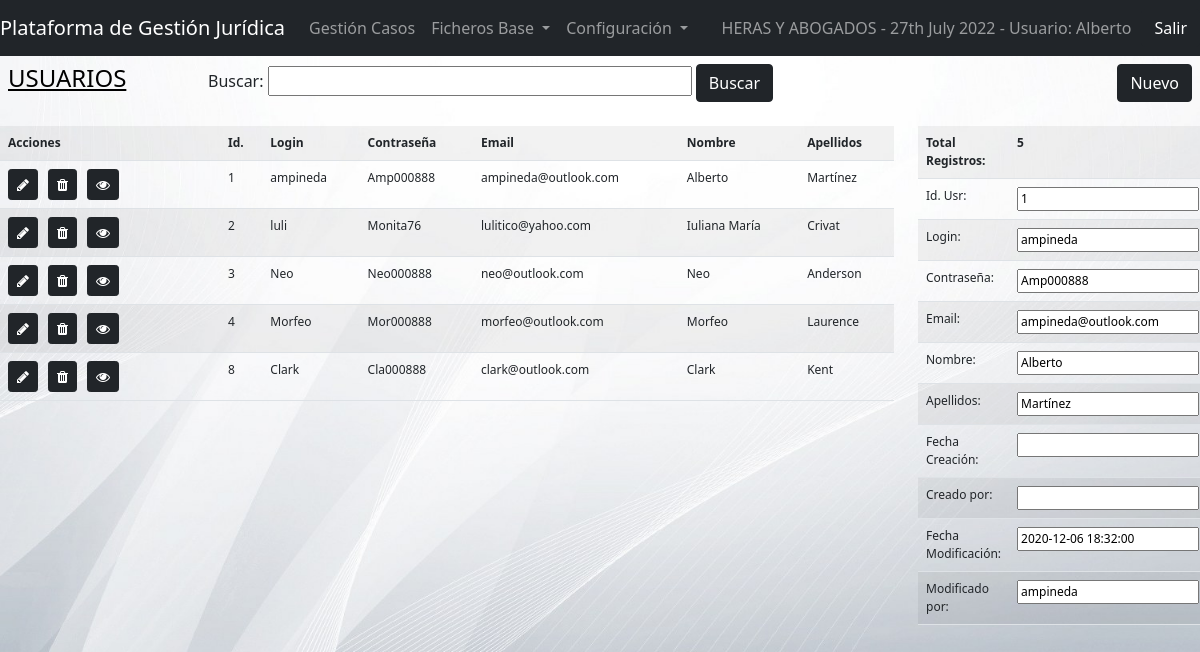
The page /view/users.php?iduser=1 (signed in) on the database as committed earlier.
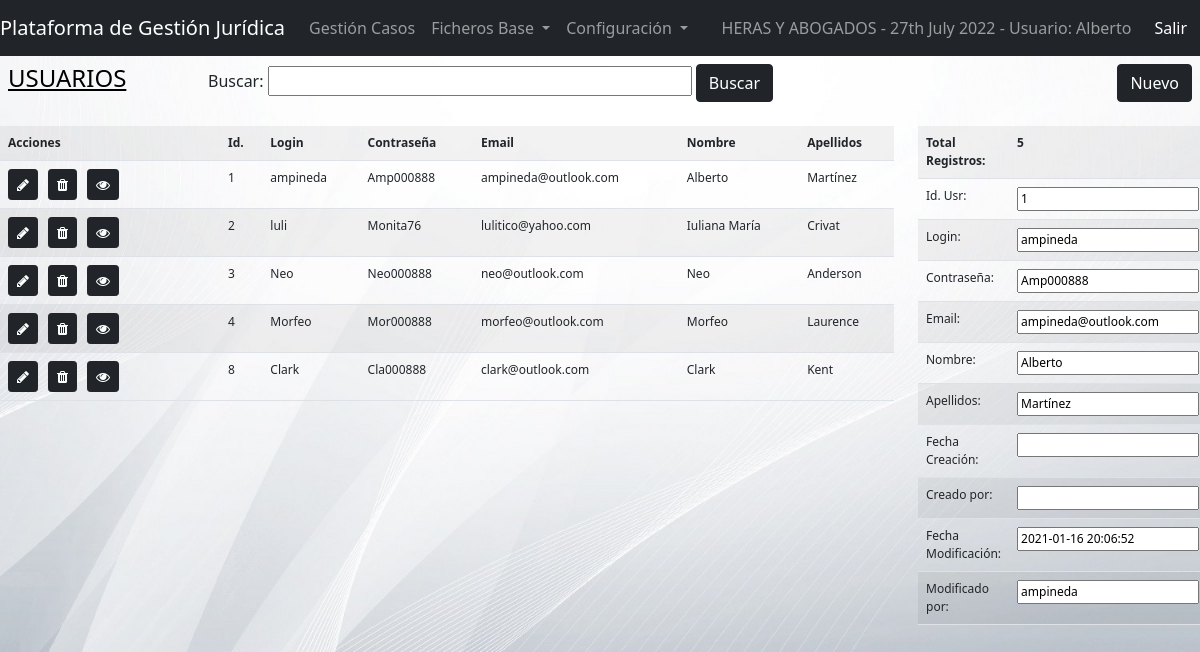
The same page on the database as committed later.
### tables this page shows
CREATE TABLE IF NOT EXISTS `users` (
  `USRId` int(11) NOT NULL AUTO_INCREMENT,
  `USRLogin` varchar(50) NOT NULL,
  `USRPsw` varchar(50) NOT NULL,
  `USREmail` varchar(100) NOT NULL,
  `USRName` varchar(50) NOT NULL,
  `USRLastName` varchar(75) NOT NULL,
  `USRDateInsert` datetime DEFAULT NULL,
  `USRInsertBy` varchar(50) DEFAULT NULL,
  `USRDateUpdate` datetime DEFAULT NULL,
  `USRUpdateBy` varchar(50) DEFAULT NULL,
  PRIMARY KEY (`USRId`)
);

### model/dbcrud.php (called while the page is built, shortened)
<?php
    class dbcrud {
        public function sql ($sql){
            $dbConn = new dbconn();
            $dbConn->connect();
            $conn = $dbConn->getConn();
            $result = $conn->query($sql);
            return $result;
        }
    }
?>

### controller/cntUser.php (the view, shortened to what this page needs)
<?php
    include_once '../model/dbcrud.php';
    function selectUsers(){
        $usrCrud = new dbcrud();
        if (isset ($_SESSION['usrfilter'])) {
            $filter = $_SESSION['usrfilter'];
            $usersSQL = "SELECT * FROM users WHERE USRName LIKE '%:filter%' OR USRLastName LIKE '%:filter%' OR USRLogin LIKE '%:filter%'";
            $usersSQL = str_replace(':filter', $filter, $usersSQL);
        }
        else {
            $usersSQL = "SELECT * FROM users";
        }
        echo '<tr>'
                . '<th style="width:220px">Acciones</th><th>Id.</th><th>Login</th><th>Contraseña</th><th>Email</th><th>Nombre</th><th>Apellidos</th>'
           . '</tr>';
        $result = $usrCrud->sql($usersSQL);
        if ($result->num_rows > 0) {
          while($row = $result->fetch_assoc()) {
            echo '<tr><td><a href="userdata.php?update&iduser='.$row["USRId"].'" target="_blank" class="btn btn-dark btn-sm" role="button" data-toggle="tooltip" data-placement="top" title="Editar"><i class="fa fa-pencil" aria-hidden="true"></i></a>'
                    .'<a href="userdata.php?delete&iduser='.$row["USRId"].'" target="_blank" class="btn btn-dark btn-sm" role="button" style="margin-left: 10px" data-toggle="tooltip" data-placement="top" title="Eliminar"><i class="fa fa-trash" aria-hidden="true"></i></a>'
                    .'<a href="users.php?iduser='.$row["USRId"].'" class="btn btn-dark btn-sm" role="button" style="margin-left: 10px" data-toggle="tooltip" data-placement="top" title="Ver datos"><i class="fa fa-eye" aria-hidden="true"></i></a></td>'
                    . '<td>'.$row["USRId"].'</td><td>'.$row["USRLogin"].'</td><td>'.$row["USRPsw"].'</td><td>'
                    .$row["USREmail"].'</td><td>'.$row["USRName"].'</td><td>'.$row["USRLastName"].'</td>'
                    .'</tr>';
            }
        }
        else {
            $_SESSION['numusers'] = 0;
        }
    }
    function showUser($idUser){
        $usrCrud = new dbcrud();
        $usersSQL = "SELECT * FROM users WHERE USRId = " . $idUser;
        $result = $usrCrud->sql($usersSQL);
        if ($result->num_rows > 0) {
            while($row = $result->fetch_assoc()) {
            echo '<tr><td>Id. Usr:</td><td><input type="text" name="USRId" readonly="true" value="'.$row["USRId"].'"></td></tr>'
                . '<tr><td>Login:</td><td><input type="text" name="USRLogin" readonly="true" value="'.$row["USRLogin"].'"></td></tr>'
                . '<tr><td>Contraseña:</td><td><input type="text" name="USRPsw" readonly="true" value="'.$row["USRPsw"].'"></td></tr>'
                . '<tr><td>Email:</td><td><input type="text" name="USREmail" readonly="true" value="'.$row["USREmail"].'"></td></tr>'
                . '<tr><td>Nombre:</td><td><input type="text" name="USRName" readonly="true" value="'.$row["USRName"].'"></td></tr>'
                . '<tr><td>Apellidos:</td><td><input type="text" name="USRLastName" readonly="true" value="'.$row["USRLastName"].'"></td></tr>'
                . '<tr><td>Fecha Creación:</td><td><input type="text" name="USRDateInsert" readonly="true" value="'.$row["USRDateInsert"].'"></td></tr>'
                . '<tr><td>Creado por:</td><td><input type="text" name="USRInsertBy" readonly="true" value="'.$row["USRInsertBy"].'"></td></tr>'
                . '<tr><td>Fecha Modificación:</td><td><input type="text" name="USRDateUpdate" readonly="true" value="'.$row["USRDateUpdate"].'"></td></tr>'
                . '<tr><td>Modificado por:</td><td><input type="text" name="USRUpdateBy" readonly="true" value="'.$row["USRUpdateBy"].'"></td></tr>';
            }
        }
    }
?>

Rows that differ between the two databases and show on the page:
changed users "ampineda": USRDateUpdate "2020-12-06 18:32:00" → "2021-01-16 20:06:52"
